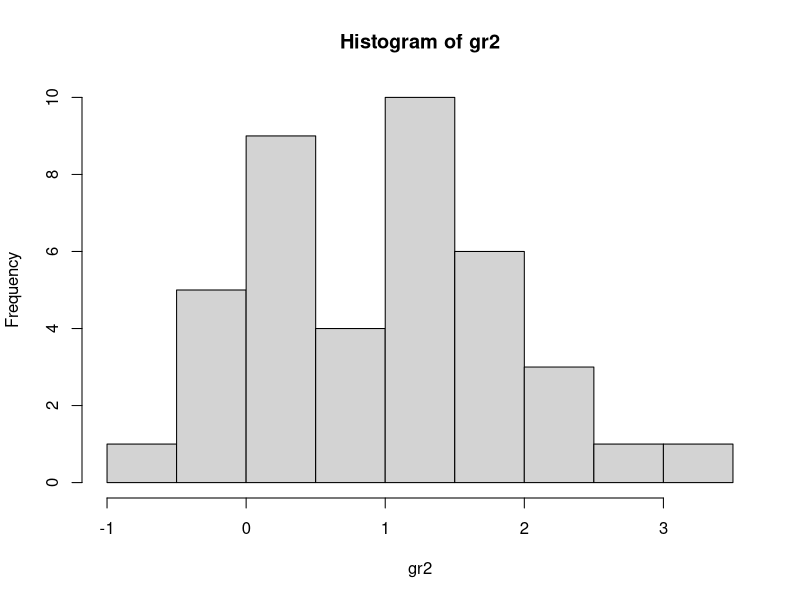

R code for this plot: (Note: this script raises an error after producing the figure.)
# This problem was proposed to me by my friend Matthias Templ :)

# Consider the t-Test
gr1 <- rnorm(40, mean = 0, sd = 1)
gr2 <- rnorm(40, mean = 1, sd = 1)
t.test(gr1, gr2)
hist(gr2)

(mittelwert_gr1 - mittelwert_gr)/sqrt(s_p^2/40 + s_p^2/40)

# Introduce an outlier
gr2[3] <- gr2[3] + 100
mean(gr2)
sd(gr2)
hist(gr2)

# What happens to the p-Value and why?
t.test(gr1, gr2)$p.value

# Hint: visualize the outlier influence on the difference in means and
# on the standard deviation of gr2


